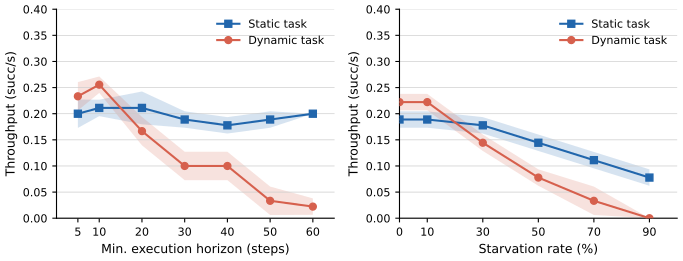

Recreate this plot in Python.
"""Throughput vs. execution horizon and starvation rate."""

from __future__ import annotations

import pathlib

import matplotlib

matplotlib.use("Agg")
import matplotlib.pyplot as plt
import numpy as np
import style

OUTPUT_DIR = pathlib.Path(__file__).parent

# starvation_rate (fraction), dynamic trial successes, static trial successes
# Each trial entry is out of 30 runs.
_STARVATION_DATA = [
    (0.0, [7, 7, 6], [6, 5, 6]),
    (0.1, [6, 7, 7], [6, 5, 6]),
    (0.3, [4, 4, 5], [5, 6, 5]),
    (0.5, [3, 2, 2], [4, 5, 4]),
    (0.7, [1, 2, 0], [3, 4, 3]),
    (0.9, [0, 0, 0], [2, 3, 2]),
]

# min_execution_horizon (steps), dynamic trial successes, static trial successes
# Each trial entry is out of 30 runs.
_HORIZON_DATA = [
    (5, [7, 8, 6], [7, 6, 5]),
    (10, [7, 8, 8], [6, 6, 7]),
    (20, [6, 4, 5], [7, 7, 5]),
    (30, [4, 2, 3], [5, 6, 6]),
    (40, [4, 2, 3], [5, 5, 6]),
    (50, [0, 1, 2], [5, 6, 6]),
    (60, [1, 0, 1], [6, 6, 6]),
]
_TRIALS_PER_GROUP = 30


def plot_horizon(
    ax: plt.Axes | None = None, *, output_path: pathlib.Path | None = None
) -> plt.Axes:
    standalone = ax is None
    if standalone:
        fig, ax = plt.subplots(figsize=(3.5, 2.8))

    horizons = np.array([d[0] for d in _HORIZON_DATA])
    dyn = np.array([d[1] for d in _HORIZON_DATA], dtype=float) / _TRIALS_PER_GROUP
    sta = np.array([d[2] for d in _HORIZON_DATA], dtype=float) / _TRIALS_PER_GROUP

    for label, tpr, color_idx, marker in [
        ("Static task", sta, 0, "s"),
        ("Dynamic task", dyn, 1, "o"),
    ]:
        mean = tpr.mean(axis=1)
        std = tpr.std(axis=1)
        c = style.color(color_idx)
        ax.plot(horizons, mean, marker=marker, color=c, label=label, zorder=3)
        ax.fill_between(horizons, mean - std, mean + std, color=c, alpha=0.18, linewidth=0)

    ax.set_xlabel("Min. execution horizon (steps)")
    ax.set_ylabel("Throughput (succ/s)")
    ax.set_xlim(0, 65)
    ax.set_ylim(0, 0.40)
    ax.set_xticks(horizons)
    style.yonly_grid(ax)
    ax.legend()

    if standalone:
        fig.tight_layout()
        out = output_path or (OUTPUT_DIR / "throughput_vs_horizon.pdf")
        fig.savefig(out)
        plt.close(fig)
        print(f"Saved {out}")

    return ax


def plot_starvation(
    ax: plt.Axes | None = None, *, output_path: pathlib.Path | None = None
) -> plt.Axes:
    standalone = ax is None
    if standalone:
        fig, ax = plt.subplots(figsize=(3.5, 2.8))

    rates = np.array([d[0] for d in _STARVATION_DATA]) * 100  # fraction → %
    dyn = np.array([d[1] for d in _STARVATION_DATA], dtype=float) / _TRIALS_PER_GROUP
    sta = np.array([d[2] for d in _STARVATION_DATA], dtype=float) / _TRIALS_PER_GROUP

    for label, tpr, color_idx, marker in [
        ("Static task", sta, 0, "s"),
        ("Dynamic task", dyn, 1, "o"),
    ]:
        mean = tpr.mean(axis=1)
        std = tpr.std(axis=1)
        c = style.color(color_idx)
        ax.plot(rates, mean, marker=marker, color=c, label=label, zorder=3)
        ax.fill_between(rates, mean - std, mean + std, color=c, alpha=0.18, linewidth=0)

    ax.set_xlabel("Starvation rate (%)")
    ax.set_ylabel("Throughput (succ/s)")
    ax.set_xlim(0, 100)
    ax.set_ylim(0, 0.40)
    ax.set_xticks(rates)
    style.yonly_grid(ax)
    ax.legend()

    if standalone:
        fig.tight_layout()
        out = output_path or (OUTPUT_DIR / "throughput_vs_starvation.pdf")
        fig.savefig(out)
        plt.close(fig)
        print(f"Saved {out}")

    return ax


def plot_combined(*, output_path: pathlib.Path | None = None) -> plt.Figure:
    fig, axes = plt.subplots(1, 2, figsize=(7.0, 2.8))
    plot_horizon(axes[0])
    plot_starvation(axes[1])
    fig.tight_layout()
    out = output_path or (OUTPUT_DIR / "scheduling_tradeoffs.pdf")
    fig.savefig(out)
    plt.close(fig)
    print(f"Saved {out}")
    return fig


def main() -> None:
    style.apply()
    plot_horizon()
    plot_starvation()
    plot_combined()


if __name__ == "__main__":
    main()
